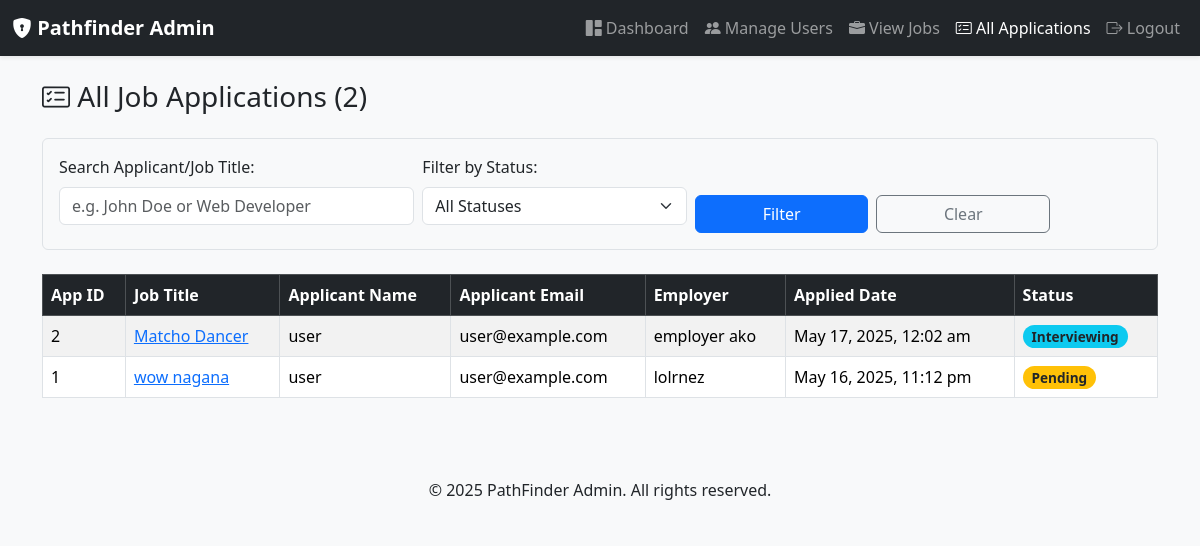
Page /admin/view_all_applications.php (signed in) on the committed database.
### tables this page shows
CREATE TABLE `applications` (
  `id` int(11) NOT NULL,
  `user_id` int(11) NOT NULL,
  `job_id` int(11) NOT NULL,
  `applied_date` datetime DEFAULT current_timestamp(),
  `status` varchar(50) DEFAULT 'Pending'
);

CREATE TABLE `jobs` (
  `id` int(11) NOT NULL,
  `employer_id` int(11) NOT NULL,
  `title` varchar(255) NOT NULL,
  `description` text NOT NULL,
  `location` varchar(255) DEFAULT NULL,
  `salary` varchar(100) DEFAULT NULL,
  `created_at` datetime DEFAULT current_timestamp()
);

CREATE TABLE `users` (
  `id` int(11) NOT NULL,
  `fullname` varchar(100) NOT NULL,
  `email` varchar(100) NOT NULL,
  `resume` varchar(255) DEFAULT NULL,
  `password` varchar(255) NOT NULL,
  `role` enum('admin','employer','client') NOT NULL,
  `created_at` timestamp NOT NULL DEFAULT current_timestamp()
);

### admin/view_all_applications.php (the view, shortened to what this page needs)
<?php
include '../connection.php';
$results_per_page = 15;
$current_page = isset($_GET['page']) && is_numeric($_GET['page']) ? (int)$_GET['page'] : 1;
$offset = ($current_page - 1) * $results_per_page;
$bind_params = [];
$bind_types = "";
$filter_status = isset($_GET['status']) ? trim($_GET['status']) : '';
$search_term = isset($_GET['search']) ? trim($_GET['search']) : '';
$sql_where = "";
$total_applications_sql = "SELECT COUNT(app.id) as total
                           FROM applications app
                           JOIN jobs j ON app.job_id = j.id
                           JOIN users applicant ON app.user_id = applicant.id
                           JOIN users employer ON j.employer_id = employer.id
                           $sql_where";
$stmt_total = $conn->prepare($total_applications_sql);
if ($stmt_total) {
    $stmt_total->execute();
    $total_result = $stmt_total->get_result();
    $total_row = $total_result->fetch_assoc();
    $total_applications = $total_row['total'] ?? 0;
} else {
    error_log("Prepare failed for total applications count: " . $conn->error);
    $total_applications = 0;
    $total_pages = 0;
}
$applications = [];
$applications_sql = "SELECT app.id as application_id, app.applied_date, app.status,
                            j.title as job_title, j.id as job_id,
                            applicant.fullname as applicant_name, applicant.email as applicant_email,
                            employer.fullname as employer_name
                     FROM applications app
                     JOIN jobs j ON app.job_id = j.id
                     JOIN users applicant ON app.user_id = applicant.id
                     JOIN users employer ON j.employer_id = employer.id
                     $sql_where
                     ORDER BY app.applied_date DESC
                     LIMIT ? OFFSET ?";
$stmt_applications = $conn->prepare($applications_sql);
if ($stmt_applications) {
    $current_bind_types = $bind_types . "ii";
    $current_bind_params = array_merge($bind_params, [$results_per_page, $offset]);
    $stmt_applications->bind_param($current_bind_types, ...$current_bind_params);
    $stmt_applications->execute();
    $result_applications = $stmt_applications->get_result();
    while ($row = $result_applications->fetch_assoc()) {
        $applications[] = $row;
    }
} else {
    error_log("Prepare failed for fetching applications: " . $conn->error);
}
$status_options = ['all', 'Pending', 'Under Review', 'Interviewing', 'Shortlisted', 'Hired', 'Rejected', 'Not Selected'];
?>
<!DOCTYPE html>
<html lang="en">
<head>
    <link href="https://cdn.jsdelivr.net/npm/bootstrap@5.3.3/dist/css/bootstrap.min.css" rel="stylesheet">
    <link rel="stylesheet" href="https://cdn.jsdelivr.net/npm/bootstrap-icons@1.11.3/font/bootstrap-icons.min.css">
</head>
<body>
    <nav class="navbar navbar-expand-lg navbar-dark bg-dark shadow-sm">
        <div class="container-fluid">
            <a class="navbar-brand" href="dashboardadmin.php"><i class="bi bi-shield-lock-fill"></i> Pathfinder Admin</a>
            <div class="collapse navbar-collapse justify-content-end" id="navbarNav">
                <ul class="navbar-nav">
                    <li class="nav-item"><a class="nav-link" href="dashboardadmin.php"><i class="bi bi-grid-1x2-fill"></i> Dashboard</a></li>
                    <li class="nav-item"><a class="nav-link" href="manage_users.php"><i class="bi bi-people-fill"></i> Manage Users</a></li>
                    <li class="nav-item"><a class="nav-link" href="view_jobs.php"><i class="bi bi-briefcase-fill"></i> View Jobs</a></li>
                    <li class="nav-item"><a class="nav-link active" href="view_all_applications.php"><i class="bi bi-card-checklist"></i> All Applications</a></li>
                    <li class="nav-item"><a class="nav-link" href="../logout.php"><i class="bi bi-box-arrow-right"></i> Logout</a></li>
                </ul>
            </div>
        </div>
    </nav>
    <div class="container mt-4">
        <div class="d-flex justify-content-between align-items-center mb-3">
            <h3><i class="bi bi-card-checklist"></i> All Job Applications (<?= $total_applications ?>)</h3>
        </div>
        <form method="GET" action="view_all_applications.php" class="filter-form mb-3 p-3 bg-light border rounded">
            <div class="row g-2 align-items-end">
                <div class="col-md-4">
                    <label for="search" class="form-label">Search Applicant/Job Title:</label>
                    <input type="text" class="form-control" id="search" name="search" value="<?= htmlspecialchars($search_term) ?>" placeholder="e.g. John Doe or Web Developer">
                </div>
                <div class="col-md-3">
                    <label for="status" class="form-label">Filter by Status:</label>
                    <select class="form-select" id="status" name="status">
                        <?php foreach ($status_options as $opt): ?>
                            <option value="<?= htmlspecialchars(strtolower($opt)) ?>" <?= ($filter_status === strtolower($opt)) ? 'selected' : '' ?>>
                                <?= ($opt === 'all') ? 'All Statuses' : htmlspecialchars($opt) ?>
                            </option>
                        <?php endforeach; ?>
                    </select>
                </div>
                <div class="col-md-2">
                    <button type="submit" class="btn btn-primary w-100">Filter</button>
                </div>
                <div class="col-md-2">
                     <a href="view_all_applications.php" class="btn btn-outline-secondary w-100">Clear</a>
                </div>
            </div>
        </form>
        <div class="table-responsive">
            <table class="table table-striped table-hover table-bordered">
                <thead class="table-dark">
                    <tr>
                        <th>App ID</th>
                        <th>Job Title</th>
                        <th>Applicant Name</th>
                        <th>Applicant Email</th>
                        <th>Employer</th>
                        <th>Applied Date</th>
                        <th>Status</th>
                        </tr>
                </thead>
                <tbody>
                    <?php if (count($applications) > 0): ?>
                        <?php foreach ($applications as $app): ?>
                            <?php
                                $status_badge_class = 'bg-secondary';
                                switch (strtolower($app['status'])) {
                                    case 'pending': case 'applied': case 'under review': $status_badge_class = 'bg-warning text-dark'; break;
                                    case 'interviewing': case 'shortlisted': $status_badge_class = 'bg-info text-dark'; break;
                                }
                            ?>
                            <tr>
                                <td><?= htmlspecialchars($app['application_id']) ?></td>
                                <td><a href="../view_job.php?id=<?= htmlspecialchars($app['job_id']) ?>" target="_blank"><?= htmlspecialchars($app['job_title']) ?></a></td>
                                <td><?= htmlspecialchars($app['applicant_name']) ?></td>
                                <td><?= htmlspecialchars($app['applicant_email']) ?></td>
                                <td><?= htmlspecialchars($app['employer_name']) ?></td>
                                <td><?= htmlspecialchars(date("M j, Y, g:i a", strtotime($app['applied_date']))) ?></td>
                                <td><span class="badge rounded-pill <?= $status_badge_class ?>"><?= htmlspecialchars($app['status']) ?></span></td>
                                </tr>
                        <?php endforeach; ?>
                    <?php else: ?>
                        <tr>
                            <td colspan="8" class="text-center">No applications found matching your criteria.</td>
                        </tr>
                    <?php endif; ?>
                </tbody>
            </table>
        </div>
    </div>
    <footer class="text-center mt-5 py-3 bg-body-tertiary">
        <p class="mb-0">&copy; <?= date('Y') ?> PathFinder Admin. All rights reserved.</p>
    </footer>
</body>
</html>

### admin/view_all_applications.php (style rules this page uses)
body { background-color: #f8f9fa; }
.navbar-brand { font-weight: bold; }
.table-responsive { margin-top: 1.5rem; }
.filter-form .form-control, .filter-form .form-select { margin-right: 0.5rem; margin-bottom: 0.5rem; }
.badge { font-size: 0.85em; }

### rows in the picture
applications: id "2", job.title "Matcho Dancer", user.fullname "user", user.email "user@example.com", users.fullname "employer ako", applied_date "May 17, 2025, 12:02 am", status "Interviewing"
applications: id "1", job.title "wow nagana", user.fullname "user", user.email "user@example.com", users.fullname "lolrnez", applied_date "May 16, 2025, 11:12 pm", status "Pending"

### other values in the picture
$total_applications "2"
